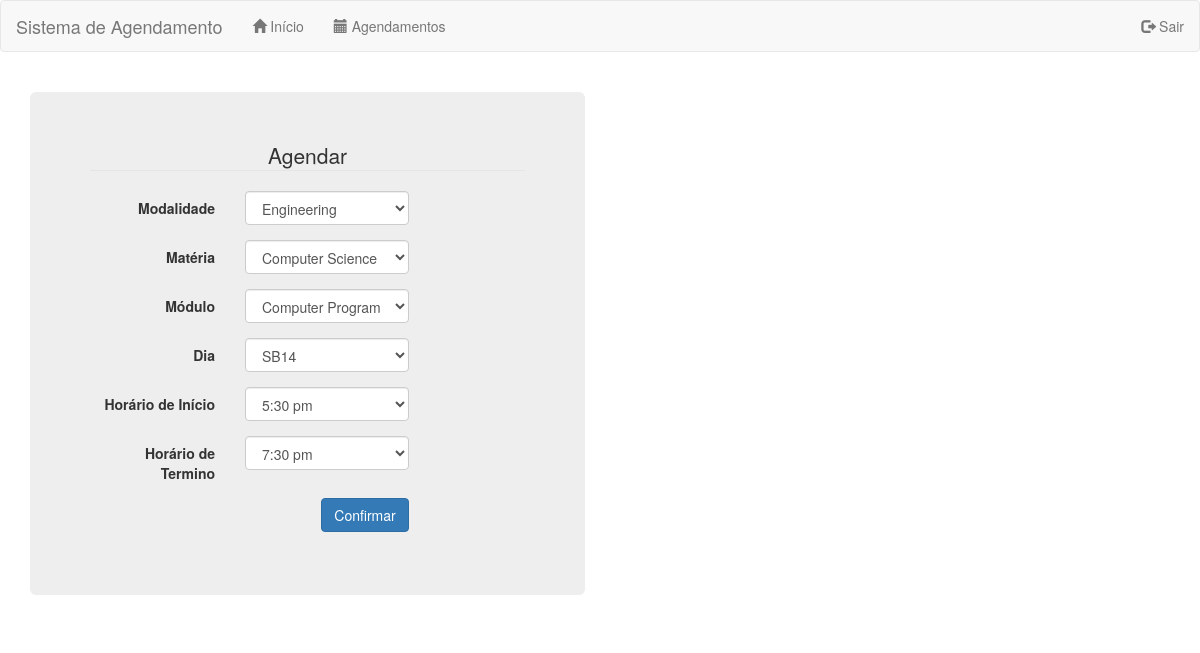
The app's page /home.php with its own data.
### tables this page shows
CREATE TABLE IF NOT EXISTS `faculty` (
`faculty_id` int(11) NOT NULL,
  `faculty_name` varchar(250) NOT NULL,
  `designation` varchar(250) NOT NULL
);

CREATE TABLE IF NOT EXISTS `subject` (
`subject_id` int(11) NOT NULL,
  `subject_code` varchar(250) NOT NULL,
  `subject_description` varchar(250) NOT NULL
);

CREATE TABLE IF NOT EXISTS `rooms` (
`id` int(11) NOT NULL,
  `room` varchar(250) NOT NULL
);

CREATE TABLE IF NOT EXISTS `timer` (
`id` int(11) NOT NULL,
  `start_time` varchar(250) NOT NULL,
  `end_time` varchar(250) NOT NULL
);

### home.php (the view, shortened to what this page needs)
<?php
$hostname = "sql109.byethost7.com";
$username = "b7_30185286";
$password ="lu250595";
$databaseName = "b7_30185286_db";
$connect = mysqli_connect($hostname, $username, $password, $databaseName);
$query = "SELECT * FROM `course`";
$result1 = mysqli_query($connect, $query);
$query = "SELECT * FROM `faculty`";
$result2 = mysqli_query($connect, $query);
$options = "";
while($row2 = mysqli_fetch_array($result2))
{
    $options = $options."<option>$row2[1]</option>";
}
?>
<?php
   include_once("header.php");
   include_once("navbar.php");
?>
<html>
<head>
</head>
<body>
<br><div class="container" >
  <div class="row" align="center">
    <div class="col-lg-6">
		<div class="jumbotron">
		<form class="form-horizontal" method= "post" action = "add.home.php">
			<fieldset>
			<legend>Agendar</legend>
    </head>
    <body>
        <div class="form-group">
			<label class="col-md-4 control-label" for="faculty">Modalidade</label>
			<div class="col-md-5">
		<select id="faculty" name="faculty" class="form-control">
            <?php echo $options;?>
        </select>
		</div>
		</div>
        <div class="form-group">
			<label class="col-md-4 control-label" for="Course">Matéria</label>
			<div class="col-md-5">
		<select  id="course" name="course"  class="form-control">
            <?php while($row1 = mysqli_fetch_array($result1)):;?>
            <option  value="<?php echo $row1[2];?>"><?php echo $row1[2];?></option>
            <?php endwhile;?>
        </select>
		</div>
    </div>
    </body>
</head>
</html>
<?php
$hostname = "sql109.byethost7.com";
$username = "b7_30185286";
$password ="lu250595";
$databaseName = "b7_30185286_db";
$connect = mysqli_connect($hostname, $username, $password, $databaseName);
$query = "SELECT * FROM `subject`";
$result2 = mysqli_query($connect, $query);
$options = "";
while($row2 = mysqli_fetch_array($result2))
{
    $options = $options."<option>$row2[2]</option>";
}
?>
<html>
<head>
</head>
<body>
    </head>
    <body>
        <div class="form-group">
			<label class="col-md-4 control-label" for="subject">Módulo</label>
			<div class="col-md-5">
		<select  id="subject" name="subject"  class="form-control">
            <?php echo $options;?>
        </select>
		</div>
		</div>
		<?php
$hostname = "sql109.byethost7.com";
$username = "b7_30185286";
$password ="lu250595";
$databaseName = "b7_30185286_db";
$connect = mysqli_connect($hostname, $username, $password, $databaseName);
$query = "SELECT * FROM `rooms`";
$result2 = mysqli_query($connect, $query);
$options = "";
while($row2 = mysqli_fetch_array($result2))
{
    $options = $options."<option>$row2[1]</option>";
}
?>
<html>
<head>
</head>
<body>
    </head>
    <body>
        <div class="form-group">
			<label class="col-md-4 control-label" for="room">Dia</label>
			<div class="col-md-5">
		<select  id="room" name="room"  class="form-control">
            <?php echo $options;?>
        </select>
		</div>
		</div>
<?php
$hostname = "sql109.byethost7.com";
$username = "b7_30185286";
$password ="lu250595";
$databaseName = "b7_30185286_db";
$connect = mysqli_connect($hostname, $username, $password, $databaseName);
$query = "SELECT * FROM `timer`";
$result2 = mysqli_query($connect, $query);
$options = "";
while($row2 = mysqli_fetch_array($result2))
{
    $options = $options."<option>$row2[1]</option>";
}
?>
<html>
<head>
</head>
<body>
    </head>
    <body>
        <div class="form-group">
			<label class="col-md-4 control-label" for="start_time">Horário de Início</label>
			<div class="col-md-5">
		<select  id="start_time" name="start_time" class="form-control">
		  <?php echo $options;?>
        </select>
		</div>
    </div>
    </body>
</head>
</html>
<?php
$hostname = "sql109.byethost7.com";
$username = "b7_30185286";
$password ="lu250595";
$databaseName = "b7_30185286_db";
$connect = mysqli_connect($hostname, $username, $password, $databaseName);
$query = "SELECT * FROM `timer`";
$result2 = mysqli_query($connect, $query);
$options = "";
while($row2 = mysqli_fetch_array($result2))
{
    $options = $options."<option>$row2[2]</option>";
}
?>
    </head>
    <body>
        <div class="form-group">
			<label class="col-md-4 control-label" for="end_time">Horário de Termino</label>
			<div class="col-md-5">
		<select  id="end_time" name="end_time" class="form-control">
            <?php echo $options;?>
        </select>
		</div>
		</div>
				<div class="form-group"  align="right">
				  <label class="col-md-4 control-label" for="submit"></label>
				  <div class="col-md-5">
					<button id="submit" name="insert" class="btn btn-primary"> Confirmar </button>
				  </div>
				</div>
    </body>
</head>
</html>

### home.php (style rules this page uses)
body { background-color: white; }

### records on screen
faculty: faculty "Engineering"
subject: subject "Computer Programming 1"
rooms: room "SB14"
timer: start_time "5:30 pm", end_time "7:30 pm"

### other values on screen
form field course "Computer Science"
